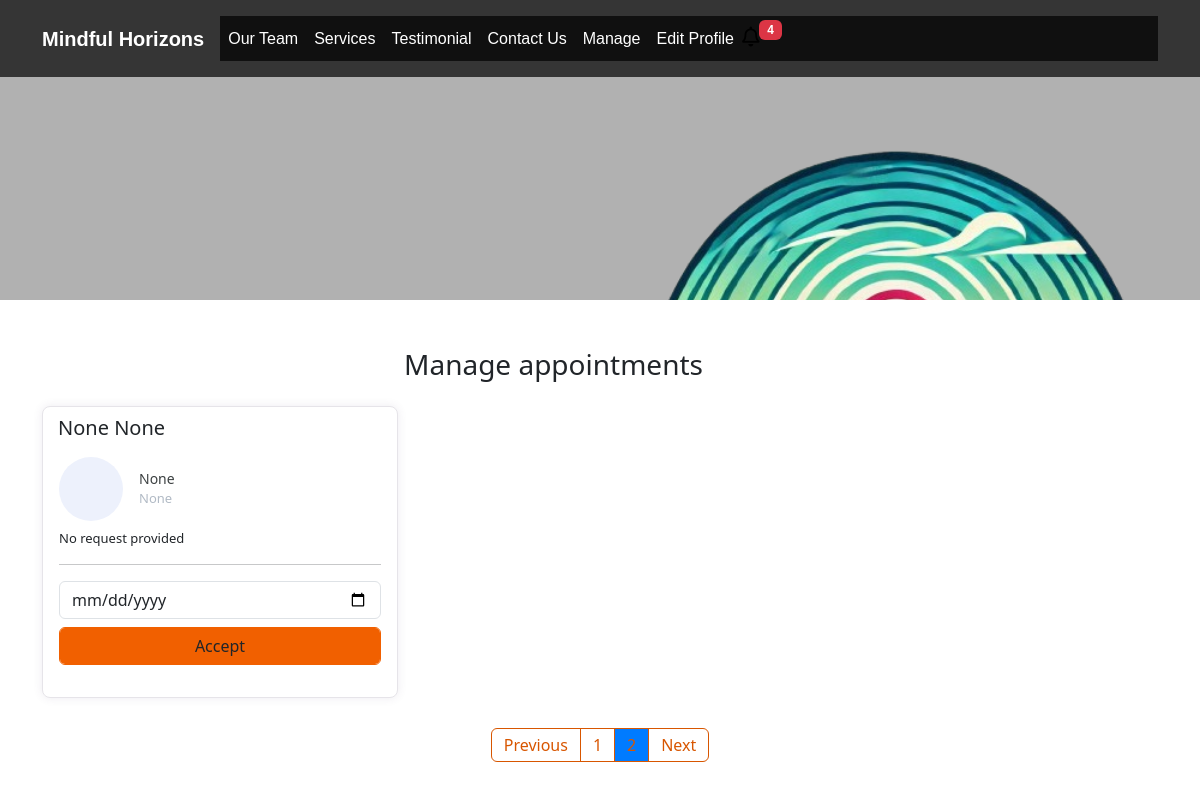
Before: /manage-appointments/?page=2 (signed in) with the older database file.
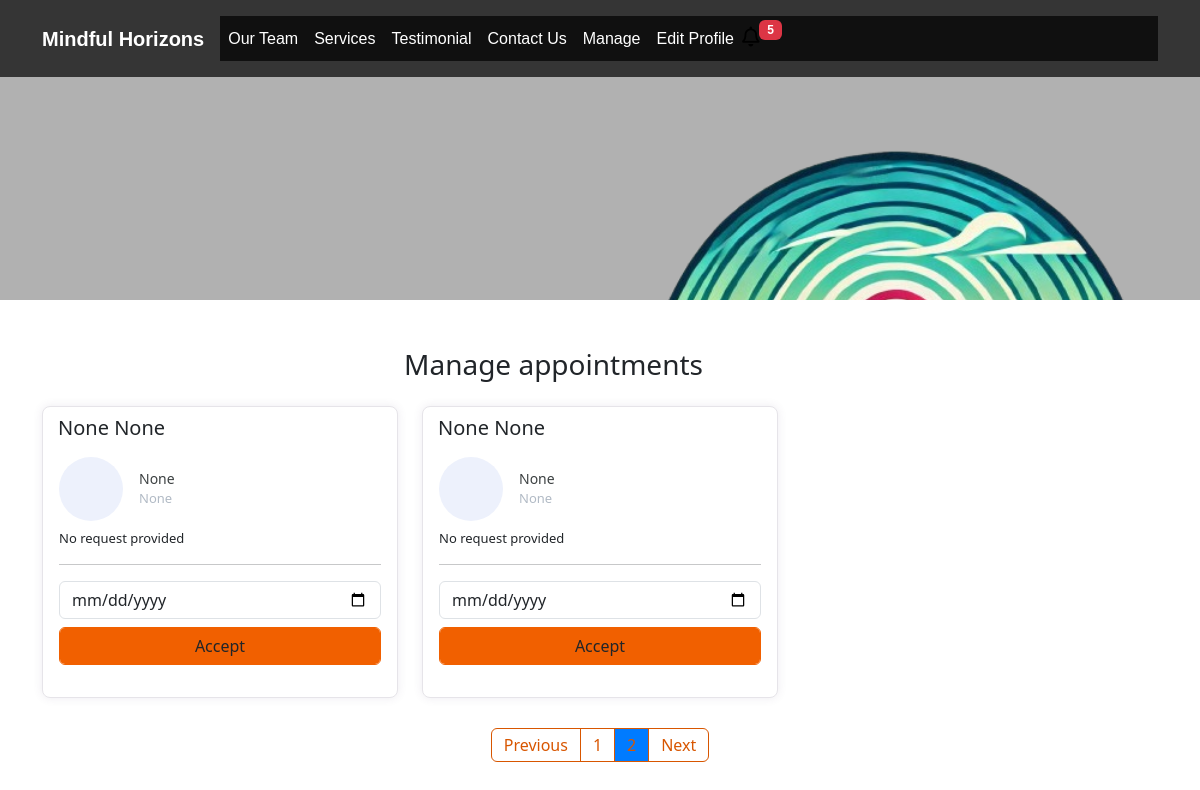
After: the same page with the newer database file.
### doctor/models.py (models this page shows)
class Appointment(models.Model):
    first_name = models.CharField(max_length=100, null=True, blank=True)
    last_name = models.CharField(max_length=100, null=True, blank=True)
    email = models.EmailField(max_length=254, null=True, blank=True)
    phone = models.CharField(max_length=20, null=True, blank=True)
    request = models.TextField(default='No request provided')
    accepted = models.BooleanField(default=False)
    rejected = models.BooleanField(default=False)
    accepted_date = models.DateTimeField(null=True, blank=True)
    meet_link = models.URLField(max_length=500, blank=True, null=True)
    created_at = models.DateTimeField(auto_created=True, default=timezone.now)

### doctor/views.py (the view, shortened to what this page needs)
# urls.py: path("manage-appointments/", ManageAppointmentTemplateView.as_view(), name="manage"),
class ManageAppointmentTemplateView(LoginRequiredMixin, ListView):
    template_name = "manage-appointments.html"
    model = Appointment
    context_object_name = "appointments"
    paginate_by = 3
    def get_context_data(self, **kwargs):
        context = super().get_context_data(**kwargs)
        context['title'] = 'Manage Appointments'
        return context

### doctor/context_processors.py (called while the page is built)
def get_notifications(request):
    count = Appointment.objects.filter(accepted=False).count()
    data = {
        "count":count
    }
    return data

### templates/manage-appointments.html (shortened to what this page needs)
{% extends 'base.html' %}
  {% block content %}
    <div class="container mt-5">
        <div class="col-11 text-center mt-4 mb-4">
            <h3>
                Manage appointments
            </h3>
        </div>
        <div class="row">
          {% for app in appointments %}
            <div class="col-lg-4">
                <div class="card card-margin">
                    <div class="card-header no-border">
                        <h5 class="card-title">{{ app.first_name }} {{ app.last_name }}</h5>
                    </div>
                    <div class="card-body pt-0">
                        <div class="widget-49">
                            <div class="widget-49-title-wrapper">
                                <div class="widget-49-date-primary">
                                </div>
                                <div class="widget-49-meeting-info">
                                    <span class="widget-49-pro-title">{{ app.email }}</span>
                                    <span class="widget-49-meeting-time">{{ app.phone }}</span>
                                </div>
                            </div>
                            <div class="widget-49-meeting-points">
                                <span>{{ app.request }}</span>
                            </div>
                            <hr class="w-100">
                            {% if app.accepted == False %}
                            <form method="POST" action="{% url 'manage' %}">
                            <div class="form-group">
                                <input type="date" name="date" class="form-control mb-2"
                                    placeholder="dd-mm-yyyy" value=""
                                    min="1997-01-01" max="2030-12-31">
                                <input class="btn-block btn-primary form-control" type="submit" value="Accept" >
                            </div>
                          </form>
                          {% endif %}
                        </div>
                    </div>
                </div>
            </div>
            {% endfor %}
            {% if is_paginated %}
            <div class="wrapper">
                <nav aria-label="Page navigation example">
                    <ul class="pagination">
                        {% if page_obj.has_previous %}
                        <li class="page-item">
                            <a class="page-link" href="?page={{ page_obj.previous_page_number }}" aria-label="Previous">Previous</a>
                        </li>
                        {% else %}
                        <li class="page-item disabled">
                            <a class="page-link" href="#" aria-label="Previous">Previous</a>
                        </li>
                        {% endif %}
                        {% for number in page_obj.paginator.page_range %}
                        <li class="page-item {% if number == page_obj.number %}active{% endif %}">
                            <a class="page-link" href="?page={{ number }}">{{ number }}</a>
                        </li>
                        {% endfor %}
                        {% if page_obj.has_next %}
                        <li class="page-item">
                            <a class="page-link" href="?page={{ page_obj.next_page_number }}" aria-label="Next">Next</a>
                        </li>
                        {% else %}
                        <li class="page-item disabled">
                            <a class="page-link" href="#" aria-label="Next">Next</a>
                        </li>
                        {% endif %}
                    </ul>
                </nav>
            </div>
            {% endif %}
{% endblock content %}

### templates/base.html (shortened to what this page needs)
{% load static %}
<!DOCTYPE html>
<html lang="en">
<head>
  <link href="{% static 'css/bootstrap.min.css' %}" rel="stylesheet">
  <link rel="stylesheet" href="https://cdnjs.cloudflare.com/ajax/libs/font-awesome/5.15.3/css/all.min.css" />
  <link rel="stylesheet" href="{% static 'css/styles.css' %}" />
  <link href="https://cdn.jsdelivr.net/npm/bootstrap@5.3.0/dist/css/bootstrap.min.css" rel="stylesheet">
</head>
<body>
  <div class="header" style="
    background: rgb(177, 177, 177) url('../static/img/mindful-hrz.png') no-repeat fixed right;
    background-size: 600px;  /* Adjust this value to control image size */
    {% if "appointment" in request.path or "edit-profile" in request.path %}
     max-height:300px!important;min-height:300px!important;
    {% endif %}
    ">
    <nav class="navbar navbar-dark navbar-expand-md navigation-clean-search">
        <div class="container"><a class="navbar-brand" href="#">Mindful Horizons</a>
            <div class="collapse navbar-collapse"
                id="navcol-1">
                <ul class="nav navbar-nav">
                    <li class="nav-item" role="presentation">
                        <a class="nav-link active" href="#team">Our Team</a>
                    </li>
                    <li class="nav-item" role="presentation">
                        <a class="nav-link active" href="#services">Services</a>
                    </li>
                    <li class="nav-item" role="presentation">
                        <a class="nav-link active" href="#reviews">Testimonial</a>
                    </li>
                    <li class="nav-item" role="presentation">
                        <a class="nav-link active" href="#contact">Contact Us</a>
                    </li>
                    {% if request.user.is_authenticated %}
                    <li class="nav-item" role="presentation">
                      <a class="nav-link active" href="{% url 'manage' %}">Manage</a>
                  </li>
                  <li class="nav-item" role="presentation">
                    <a class="nav-link active" href="{% url 'edit-profile' %}">Edit Profile</a>
                </li>
                <li class="nav-item" role="presentation">
                  <a href="{% url 'manage' %}" style="float: left;cursor:pointer;" aria-expanded="true" title="You Have 6 New Appointments">
                    <i class="far fa-bell" style="font-size: 20px; float: left; color: black">
                    </i>
                </a>
                <span class="badge badge-danger">{{ count }}</span>
                </li>
                  {% endif %}
                </ul>
            </div>
        </div>
    </nav>
</div>
{% block content %}{% endblock content %}
</body>
</html>

### static/css/styles.css (style rules this page uses)
.header { background: linear-gradient(rgba(177, 177, 177, 0.9), rgba(177, 177, 177, 0.9)), url('../static/img/mindful-hrz.png') no-repeat fixed right; min-height: 100hv; position: relative; z-index: 1; font-family:'Source Sans Pro', sans-serif; }
@media (min-width:768px) { .header { padding-bottom:120px; } }
.header .navbar { background: rgba(0, 0, 0, 0.7); padding-top:.75rem; padding-bottom:.75rem; color:#fff; border-radius:0; box-shadow:none; border:none; position: relative; z-index: 2; }
@media (min-width:768px) { .header .navbar { padding-top:1rem; padding-bottom:1rem; } }
.header .navbar .navbar-brand { font-weight:bold; color:inherit; }
.header .navbar .navbar-collapse { border-top:1px solid rgba(255,255,255,0.3); margin-top:.5rem; background: rgba(0, 0, 0, 0.7); }
@media (min-width:768px) { .header .navbar .navbar-collapse { border-color:transparent; margin:0; } }
.header .navbar .navbar-nav a.active, .header .navbar .navbar-nav > .show .dropdown-item { background:none; box-shadow:none; }
@media (min-width: 768px) { .header .navbar-nav .nav-link { padding-left:.7rem; padding-right:.7rem; } }
@media (min-width: 992px) { .header .navbar-nav .nav-link { padding-left:1.2rem; padding-right:1.2rem; } }
.form-control { box-shadow: none !important; outline: none !important; border: 2px solid #cecece; height: 38px; }
.title-box .border,.btn-primary,.back-to-top, .logo i,.question-q-box,.social-circle li a:hover { background-color: #f16000 !important; }
.btn-primary { border: 1px solid #f16000 !important; }
@media (min-width: 768px) { .navbar-nav>li>a { padding-top: 10px; padding-bottom: 10px; } }

Changed rows visible on the page:
added Appointment: first_name "None", last_name "None", email "None", phone "None", request "No request provided"
Other visible differences:
{{ count }}: "4" → "5"
